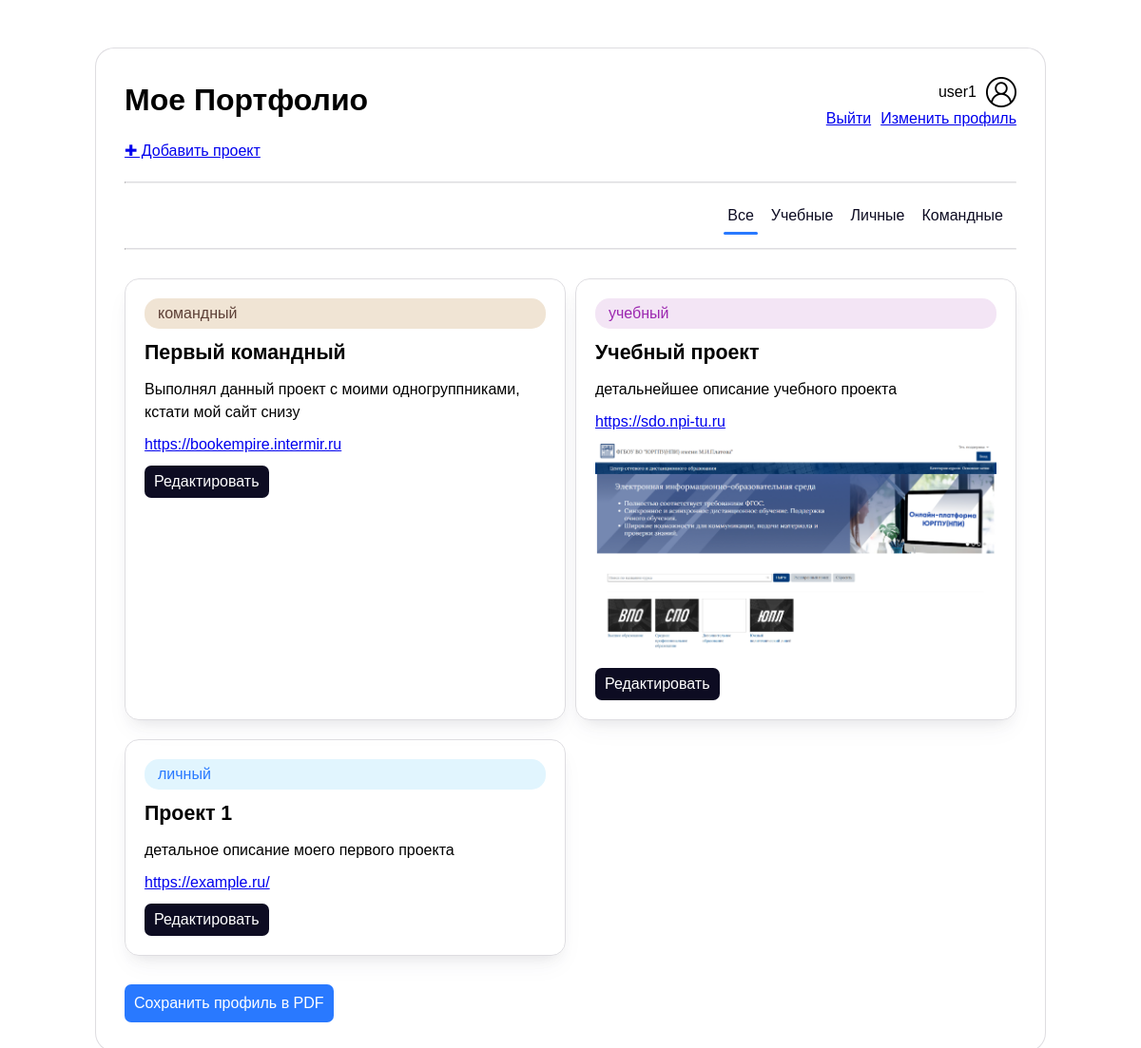
The page / (signed in) on the database its author committed.
### tables this page shows
CREATE TABLE users (
            id INTEGER PRIMARY KEY AUTOINCREMENT,
            username TEXT UNIQUE NOT NULL,
            password_hash TEXT NOT NULL,
            first_name TEXT,
            last_name TEXT,
            middle_name TEXT,
            age INTEGER,
            university TEXT,
            year INTEGER
        );

CREATE TABLE projects (
        id INTEGER PRIMARY KEY AUTOINCREMENT,
        user_id INTEGER NOT NULL,
        title TEXT NOT NULL,
        description TEXT NOT NULL,
        links TEXT,
        category TEXT NOT NULL CHECK(category IN ('учебный', 'личный', 'командный')),
        image_path TEXT,
        created_at TIMESTAMP DEFAULT CURRENT_TIMESTAMP,
        FOREIGN KEY (user_id) REFERENCES users(id)
        );

### app.py (the view)
@app.route('/', methods=['GET', 'POST'])
def index():
    if 'username' not in session:
        return redirect(url_for('login'))
    profile = get_user_profile(session['username'])
    conn = sqlite3.connect(DATABASE)
    conn.row_factory = sqlite3.Row
    c = conn.cursor()
    c.execute('SELECT id FROM users WHERE username = ?', (session['username'],))
    user_id = c.fetchone()['id']
    c.execute('''
        SELECT id, title, description, links, category, image_path, created_at
        FROM projects
        WHERE user_id = ?
        ORDER BY created_at DESC
    ''', (user_id,))
    projects = c.fetchall()
    conn.close()
    return render_template('index.html',
                           current_user=session['username'],
                           profile=profile,
                           projects=projects)

### app.py (called while the page is built)
def get_user_profile(username):
    conn = sqlite3.connect(DATABASE)
    conn.row_factory = sqlite3.Row
    c = conn.cursor()
    c.execute('''
        SELECT first_name, last_name, middle_name, age, university, year
        FROM users WHERE username = ?
    ''', (username,))
    row = c.fetchone()
    conn.close()
    return {key: row[key] for key in row.keys()} if row else None

### templates/index.html (shortened to what this page needs)
<!DOCTYPE html>
<html lang="ru">
<head>
    <link rel="stylesheet" href="/static/reset.css">
    <link rel="stylesheet" href="/static/style.css">
</head>
<body>
    <div class="container index-container">
        <div class="header">
            <h1>Мое Портфолио</h1>
            <div class="user-container">
                <div class="user">
                    {% if current_user %}
                        <span>{{ current_user }}</span>
                    {% endif %}
                    <img src="../static/img/user.png" alt="{{ current_user }}" style="margin-left: 10px;" height="32">
                </div>
                <div class="options">
                    <p><a href="{{ url_for('logout') }}">Выйти</a></p>
                    <p><a href="{{ url_for('edit') }}">Изменить профиль</a></p>
                </div>
            </div>
        </div>
        <div class="projects-container">
            <a href="{{ url_for('add_project') }}">&#10010; Добавить проект</a>
            <hr class="margin10">
            <div class="filters">
                <button class="filter-btn" data-category="all">Все</button>
                <button class="filter-btn" data-category="учебный">Учебные</button>
                <button class="filter-btn" data-category="личный">Личные</button>
                <button class="filter-btn" data-category="командный">Командные</button>
            </div>
            <hr>
            {% if projects %}
                <div class="project-list">
                    {% for project in projects %}
                        <div class="project-card" data-category="{{ project.category }}">
                            <div class="project-category
                                {% if project.category == 'учебный' %}category-study
                                {% elif project.category == 'личный' %}category-personal
                                {% elif project.category == 'командный' %}category-team
                                {% endif %}">
                                {{ project.category }}
                            </div>
                            <h3 class="project-title">{{ project.title }}</h3>
                            <p>{{ project.description }}</p>
                            <a href="{% if not project.links.startswith('http') %}https://{% endif %}{{ project.links }}" target="_blank">{{ project.links }}</a>
                            {% if project.image_path %}
                                <img src="{{ url_for('static', filename='img/' + project.image_path) }}" alt="{{ project.title }}">
                            {% endif %}
                            <div class="btns-container">
                                <a href="{{ url_for('edit_project', project_id=project.id) }}">
                                    <button type="button">Редактировать</button>
                                </a>
                            </div>
                        </div>
                    {% endfor %}
                </div>
            {% else %}
                <p class="empty margin10">У вас пока нет проектов.</p>
            {% endif %}
        </div>
        <a href="{{ url_for('export_pdf') }}" class="def-btn pdf-btn margin10" target="_blank">Сохранить профиль в PDF</a>
    </div>
</body>
</html>

### static/style.css (style rules this page uses)
.header { display: flex; justify-content: space-between; }
.user-container { display: flex; flex-direction: column; }
.user { display: flex; justify-content: end; align-items: center; }
.options { display: flex; justify-content: end; gap: 10px; }
.container { margin: 100px auto; width: 400px; padding: 30px; display: flex; flex-direction: column; gap: 10px; border: 1px rgba(219, 218, 222, 0.9) solid; border-radius: 20px; background-color: #fff; font-size: 12pt; color:#000; }
.def-btn { background-color: #0d0c22; color: #fff; height: 40px; border: none; border-radius: 7px; }
button,a { transition: .2s; }
.margin10 { margin-top: 20px; }
.index-container { margin: 50px auto; width: 1000px; }
.project-list { display: flex; flex-wrap: wrap; gap: 20px 10px; margin-top: 30px; }
.project-card { display: flex; flex-direction: column; gap: 10px; flex: 0 1 calc(50% - 5px); box-sizing: border-box; border: 1px rgba(219, 218, 222, 0.9) solid; border-radius: 15px; padding: 20px; box-shadow: rgba(50, 50, 93, 0.05) 0px 13px 27px -5px, rgba(0, 0, 0, 0.10) 0px 8px 16px -8px; }
.project-card img { border-radius: 7px; }
.project-category { padding: 4px 14px; width: 100%; border-radius: 15px; }
.category-study { background-color: #F3E5F5; color: #9C27B0; }
.category-personal { background-color: #E1F5FE; color: #2979FF; }
.category-team { background-color: #F0E4D4; color: #5D4037; }
.project-title { font-size: 16pt; }
.btns-container { display: flex; justify-content: start; gap: 10px; }
.project-card button { padding: 5px 10px; border-radius: 7px; background-color: #0d0c22; color: #fff; border: none; }
hr { border-top: 1px solid rgba(219, 218, 222, 0.9); }
.filters { margin: 20px 10px 20px 0; display: flex; justify-content: end; gap: 10px; }
.filter-btn { padding: 2px 4px; background-color: transparent; position: relative; border: none; color: #0d0c22; }
.filter-btn.active::after { content: ''; position: absolute; bottom: -6px; left: 0; width: 100%; height: 3px; background-color: #2979FF; border-radius: 2px; opacity: 1; }
.pdf-btn { background-color: #2979FF; color: #fff; width: fit-content; padding: 5px 10px; text-decoration: none; line-height: 30px; }

### rows shown on the page
users: username "user1"
projects: category "командный", title "Первый командный", description "Выполнял данный проект с моими одногруппниками, кстати мой сайт снизу", links "https://bookempire.intermir.ru"
projects: category "учебный", title "Учебный проект", description "детальнейшее описание учебного проекта", links "https://sdo.npi-tu.ru", image_path (picture)
projects: category "личный", title "Проект 1", description "детальное описание моего первого проекта", links "https://example.ru/"
